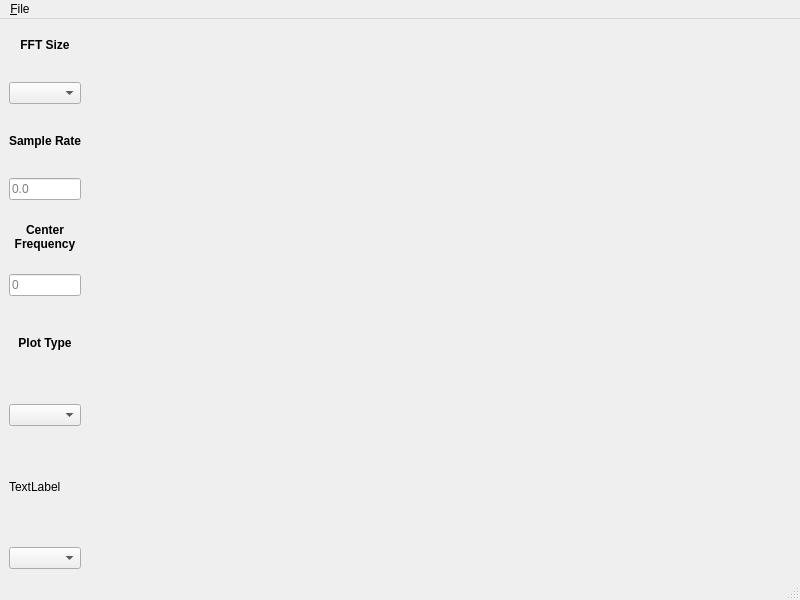
<?xml version="1.0" encoding="UTF-8"?>
<ui version="4.0">
 <class>MainWindow</class>
 <widget class="QMainWindow" name="MainWindow">
  <property name="geometry">
   <rect>
    <x>0</x>
    <y>0</y>
    <width>800</width>
    <height>600</height>
   </rect>
  </property>
  <property name="windowTitle">
   <string>MainWindow</string>
  </property>
  <widget class="QWidget" name="centralwidget">
   <layout class="QGridLayout" name="gridLayout">
    <item row="0" column="0">
     <layout class="QHBoxLayout" name="spectrogramLayout" stretch="10,100">
      <property name="spacing">
       <number>20</number>
      </property>
      <item>
       <layout class="QVBoxLayout" name="verticalLayout">
        <property name="sizeConstraint">
         <enum>QLayout::SetFixedSize</enum>
        </property>
        <item>
         <widget class="QLabel" name="fftSizeLabel">
          <property name="sizePolicy">
           <sizepolicy hsizetype="Preferred" vsizetype="Preferred">
            <horstretch>0</horstretch>
            <verstretch>0</verstretch>
           </sizepolicy>
          </property>
          <property name="font">
           <font>
            <bold>true</bold>
           </font>
          </property>
          <property name="text">
           <string>FFT Size</string>
          </property>
          <property name="scaledContents">
           <bool>true</bool>
          </property>
          <property name="alignment">
           <set>Qt::AlignCenter</set>
          </property>
         </widget>
        </item>
        <item>
         <widget class="QComboBox" name="fftSizeComboBox"/>
        </item>
        <item>
         <widget class="QLabel" name="sampleRateLabel">
          <property name="font">
           <font>
            <bold>true</bold>
           </font>
          </property>
          <property name="text">
           <string>Sample Rate</string>
          </property>
          <property name="alignment">
           <set>Qt::AlignCenter</set>
          </property>
          <property name="wordWrap">
           <bool>true</bool>
          </property>
         </widget>
        </item>
        <item>
         <widget class="QLineEdit" name="sampleRateLineEdit">
          <property name="inputMask">
           <string>999999999999</string>
          </property>
          <property name="text">
           <string/>
          </property>
          <property name="placeholderText">
           <string>0.0</string>
          </property>
         </widget>
        </item>
        <item>
         <widget class="QLabel" name="centerFreqLabel">
          <property name="font">
           <font>
            <family>Ubuntu</family>
            <bold>true</bold>
           </font>
          </property>
          <property name="text">
           <string>Center Frequency</string>
          </property>
          <property name="alignment">
           <set>Qt::AlignCenter</set>
          </property>
          <property name="wordWrap">
           <bool>true</bool>
          </property>
         </widget>
        </item>
        <item>
         <widget class="QLineEdit" name="centerFreqLineEdit">
          <property name="inputMask">
           <string>999999999999</string>
          </property>
          <property name="placeholderText">
           <string>0</string>
          </property>
         </widget>
        </item>
       </layout>
      </item>
      <item>
       <widget class="QCustomPlot" name="spectrogramPlotWidget" native="true"/>
      </item>
     </layout>
    </item>
    <item row="1" column="0">
     <layout class="QHBoxLayout" name="changingPlotLayout" stretch="10,100">
      <item>
       <layout class="QVBoxLayout" name="changingPlotOptionsLayout">
        <property name="spacing">
         <number>20</number>
        </property>
        <item>
         <widget class="QLabel" name="plotTypeLabel">
          <property name="font">
           <font>
            <bold>true</bold>
           </font>
          </property>
          <property name="text">
           <string>Plot Type</string>
          </property>
          <property name="alignment">
           <set>Qt::AlignCenter</set>
          </property>
          <property name="wordWrap">
           <bool>true</bool>
          </property>
         </widget>
        </item>
        <item>
         <widget class="QComboBox" name="plotTypeComboBox">
          <property name="sizePolicy">
           <sizepolicy hsizetype="Fixed" vsizetype="Fixed">
            <horstretch>0</horstretch>
            <verstretch>0</verstretch>
           </sizepolicy>
          </property>
         </widget>
        </item>
        <item>
         <widget class="QLabel" name="label_5">
          <property name="text">
           <string>TextLabel</string>
          </property>
         </widget>
        </item>
        <item>
         <widget class="QComboBox" name="comboBox_3"/>
        </item>
       </layout>
      </item>
      <item>
       <widget class="QCustomPlot" name="changingPlotWidget" native="true"/>
      </item>
     </layout>
    </item>
   </layout>
  </widget>
  <widget class="QMenuBar" name="mainMenuBar">
   <property name="geometry">
    <rect>
     <x>0</x>
     <y>0</y>
     <width>800</width>
     <height>22</height>
    </rect>
   </property>
   <widget class="QMenu" name="menu_File">
    <property name="title">
     <string>&amp;File</string>
    </property>
    <addaction name="action_Open"/>
   </widget>
   <addaction name="menu_File"/>
  </widget>
  <widget class="QStatusBar" name="statusbar"/>
  <action name="action_Open">
   <property name="text">
    <string>&amp;Open</string>
   </property>
  </action>
 </widget>
 <customwidgets>
  <customwidget>
   <class>QCustomPlot</class>
   <extends>QWidget</extends>
   <header>qcustomplot.h</header>
   <container>1</container>
  </customwidget>
 </customwidgets>
 <resources/>
 <connections/>
</ui>
